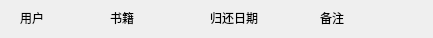
<?xml version="1.0" encoding="UTF-8"?>
<ui version="4.0">
 <class>itemform5</class>
 <widget class="QWidget" name="itemform5">
  <property name="geometry">
   <rect>
    <x>0</x>
    <y>0</y>
    <width>433</width>
    <height>38</height>
   </rect>
  </property>
  <property name="windowTitle">
   <string>Form</string>
  </property>
  <widget class="QLabel" name="label">
   <property name="geometry">
    <rect>
     <x>20</x>
     <y>10</y>
     <width>72</width>
     <height>15</height>
    </rect>
   </property>
   <property name="text">
    <string>用户</string>
   </property>
  </widget>
  <widget class="QLabel" name="label_2">
   <property name="geometry">
    <rect>
     <x>110</x>
     <y>10</y>
     <width>72</width>
     <height>15</height>
    </rect>
   </property>
   <property name="text">
    <string>书籍</string>
   </property>
  </widget>
  <widget class="QLabel" name="label_3">
   <property name="geometry">
    <rect>
     <x>210</x>
     <y>10</y>
     <width>72</width>
     <height>15</height>
    </rect>
   </property>
   <property name="text">
    <string>归还日期</string>
   </property>
  </widget>
  <widget class="QLabel" name="label_4">
   <property name="geometry">
    <rect>
     <x>320</x>
     <y>10</y>
     <width>72</width>
     <height>15</height>
    </rect>
   </property>
   <property name="text">
    <string>备注</string>
   </property>
  </widget>
 </widget>
 <resources/>
 <connections/>
</ui>
